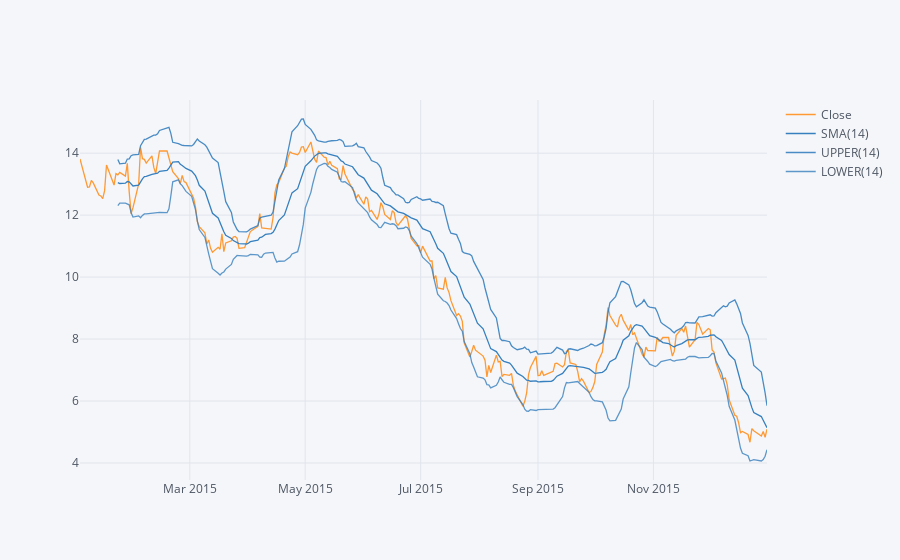

Notebook source saved alongside this figure:
### Markdown cell above
There is another common type of data plotting,[Bollinger Band](https://en.wikipedia.org/wiki/Bollinger_Bands). Bollinger Bands are a type of statistical chart characterizing the prices and volatility over time of a financial instrument or commodity, using a formulaic method propounded by John Bollinger in the 1980s.<br>
**Create Bollinger Band Plot for Encana for the year 2015. Use `.ta_plot(study='boll')`**

### Code cell
# Code here please
encana['Close'].loc['2015-01-01':'2016-01-01'].ta_plot(study='boll',title='Encana')

### Figure 1 — Plotly figure (JSON) as saved in the notebook; plotly's stock layout.template omitted (floating-point values rounded to 4 significant figures; data arrays with more than 128 entries replaced by an {"elided": "..."} marker saying what was removed)
{"data": [{"line": {"color": "rgba(255, 153, 51, 1.0)", "dash": "solid", "shape": "linear", "width": 1.3}, "mode": "lines", "name": "Close", "text": "", "type": "scatter", "x": {"elided": "252 str values"}, "y": {"elided": "252 float values"}}, {"line": {"color": "rgba(55, 128, 191, 1.0)", "dash": "solid", "shape": "linear", "width": 1.3}, "mode": "lines", "name": "SMA(14)", "text": "", "type": "scatter", "x": {"elided": "252 str values"}, "y": {"elided": "252 mixed values"}}, {"line": {"color": "rgba(55, 128, 191, 0.8999999999999999)", "dash": "solid", "shape": "linear", "width": 1.3}, "mode": "lines", "name": "UPPER(14)", "text": "", "type": "scatter", "x": {"elided": "252 str values"}, "y": {"elided": "252 mixed values"}}, {"line": {"color": "rgba(55, 128, 191, 0.7999999999999998)", "dash": "solid", "shape": "linear", "width": 1.3}, "mode": "lines", "name": "LOWER(14)", "text": "", "type": "scatter", "x": {"elided": "252 str values"}, "y": {"elided": "252 mixed values"}}], "layout": {"legend": {"bgcolor": "#F5F6F9", "font": {"color": "#4D5663"}}, "paper_bgcolor": "#F5F6F9", "plot_bgcolor": "#F5F6F9", "title": {"font": {"color": "#4D5663"}}, "xaxis": {"gridcolor": "#E1E5ED", "showgrid": true, "tickfont": {"color": "#4D5663"}, "title": {"font": {"color": "#4D5663"}, "text": ""}, "zerolinecolor": "#E1E5ED"}, "yaxis": {"gridcolor": "#E1E5ED", "showgrid": true, "tickfont": {"color": "#4D5663"}, "title": {"font": {"color": "#4D5663"}, "text": ""}, "zerolinecolor": "#E1E5ED"}}}
